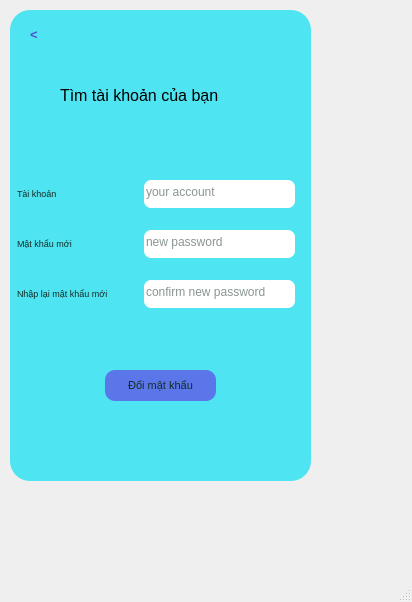
<?xml version="1.0" encoding="UTF-8"?>
<ui version="4.0">
 <class>MainWindow</class>
 <widget class="QMainWindow" name="MainWindow">
  <property name="geometry">
   <rect>
    <x>0</x>
    <y>0</y>
    <width>412</width>
    <height>602</height>
   </rect>
  </property>
  <property name="windowTitle">
   <string>MainWindow</string>
  </property>
  <widget class="QWidget" name="centralwidget">
   <widget class="QWidget" name="widget" native="true">
    <property name="geometry">
     <rect>
      <x>10</x>
      <y>10</y>
      <width>301</width>
      <height>471</height>
     </rect>
    </property>
    <property name="styleSheet">
     <string notr="true">background: rgb(79, 228, 242);
border-radius: 20px;
</string>
    </property>
    <widget class="QLabel" name="label">
     <property name="geometry">
      <rect>
       <x>5</x>
       <y>170</y>
       <width>91</width>
       <height>31</height>
      </rect>
     </property>
     <property name="font">
      <font>
       <pointsize>7</pointsize>
      </font>
     </property>
     <property name="styleSheet">
      <string notr="true">background: rgba(0,0,0,0);
border-radius: 2px solid rgba(0,0,0,0);
color: rgb(20, 43, 36);
padding-bottom: 5px;
</string>
     </property>
     <property name="text">
      <string>Tài khoản</string>
     </property>
    </widget>
    <widget class="QLineEdit" name="User_old">
     <property name="geometry">
      <rect>
       <x>134</x>
       <y>170</y>
       <width>151</width>
       <height>28</height>
      </rect>
     </property>
     <property name="styleSheet">
      <string notr="true">background: rgb(255,255,255);
border-radius: 7px;
color: rgb(20, 43, 36);
padding-bottom: 5px;
</string>
     </property>
     <property name="placeholderText">
      <string>your account</string>
     </property>
    </widget>
    <widget class="QLabel" name="label_2">
     <property name="geometry">
      <rect>
       <x>5</x>
       <y>220</y>
       <width>91</width>
       <height>31</height>
      </rect>
     </property>
     <property name="font">
      <font>
       <pointsize>7</pointsize>
      </font>
     </property>
     <property name="styleSheet">
      <string notr="true">background: rgba(0,0,0,0);
border-radius: 2px solid rgba(0,0,0,0);
color: rgb(20, 43, 36);
padding-bottom: 5px;
</string>
     </property>
     <property name="text">
      <string>Mật khẩu mới</string>
     </property>
    </widget>
    <widget class="QLineEdit" name="pw_new">
     <property name="geometry">
      <rect>
       <x>134</x>
       <y>220</y>
       <width>151</width>
       <height>28</height>
      </rect>
     </property>
     <property name="styleSheet">
      <string notr="true">background: rgb(255,255,255);
border-radius: 7px;
color: rgb(20, 43, 36);
padding-bottom: 5px;
</string>
     </property>
     <property name="text">
      <string/>
     </property>
     <property name="echoMode">
      <enum>QLineEdit::Password</enum>
     </property>
     <property name="placeholderText">
      <string>new password</string>
     </property>
    </widget>
    <widget class="QLabel" name="label_3">
     <property name="geometry">
      <rect>
       <x>5</x>
       <y>270</y>
       <width>131</width>
       <height>31</height>
      </rect>
     </property>
     <property name="font">
      <font>
       <pointsize>7</pointsize>
      </font>
     </property>
     <property name="styleSheet">
      <string notr="true">background: rgba(0,0,0,0);
border-radius: 2px solid rgba(0,0,0,0);
color: rgb(20, 43, 36);
padding-bottom: 5px;
</string>
     </property>
     <property name="text">
      <string>Nhập lại mật khẩu mới</string>
     </property>
    </widget>
    <widget class="QLabel" name="label_4">
     <property name="geometry">
      <rect>
       <x>50</x>
       <y>50</y>
       <width>201</width>
       <height>71</height>
      </rect>
     </property>
     <property name="font">
      <font>
       <pointsize>12</pointsize>
      </font>
     </property>
     <property name="text">
      <string>Tìm tài khoản của bạn</string>
     </property>
    </widget>
    <widget class="QLineEdit" name="pw_new2">
     <property name="geometry">
      <rect>
       <x>134</x>
       <y>270</y>
       <width>151</width>
       <height>28</height>
      </rect>
     </property>
     <property name="styleSheet">
      <string notr="true">background: rgb(255,255,255);
border-radius: 7px;
color: rgb(20, 43, 36);
padding-bottom: 5px;
</string>
     </property>
     <property name="text">
      <string/>
     </property>
     <property name="echoMode">
      <enum>QLineEdit::Password</enum>
     </property>
     <property name="placeholderText">
      <string>confirm new password</string>
     </property>
    </widget>
    <widget class="QPushButton" name="change_pw">
     <property name="geometry">
      <rect>
       <x>95</x>
       <y>360</y>
       <width>111</width>
       <height>31</height>
      </rect>
     </property>
     <property name="font">
      <font>
       <pointsize>8</pointsize>
      </font>
     </property>
     <property name="cursor">
      <cursorShape>PointingHandCursor</cursorShape>
     </property>
     <property name="styleSheet">
      <string notr="true">QPushButton#change_pw{
background-color: rgba(92, 99, 232, 0.851);
border-radius: 10px;
color: rgb(20, 43, 36);
}
QPushButton#change_pw:hover{
background-color : rgb(69, 227, 144);
}
QPushButton#change_pw:pressed{
padding-left : 4px;
padding-top : 4px;
background-color : rgba(23, 107, 145, 0.851);
}</string>
     </property>
     <property name="text">
      <string>Đổi mật khẩu</string>
     </property>
    </widget>
    <widget class="QPushButton" name="back">
     <property name="geometry">
      <rect>
       <x>10</x>
       <y>10</y>
       <width>28</width>
       <height>28</height>
      </rect>
     </property>
     <property name="font">
      <font>
       <pointsize>10</pointsize>
       <weight>75</weight>
       <bold>true</bold>
      </font>
     </property>
     <property name="styleSheet">
      <string notr="true">QPushButton#back{
color :rgb(83, 78, 209);
border-radius : 5px
}
QPushButton#back:hover{
background-color: rgba(212, 181, 181, 0.729);
}</string>
     </property>
     <property name="text">
      <string>&lt;</string>
     </property>
    </widget>
   </widget>
  </widget>
  <widget class="QMenuBar" name="menubar">
   <property name="geometry">
    <rect>
     <x>0</x>
     <y>0</y>
     <width>412</width>
     <height>26</height>
    </rect>
   </property>
  </widget>
  <widget class="QStatusBar" name="statusbar"/>
 </widget>
 <resources/>
 <connections/>
</ui>
